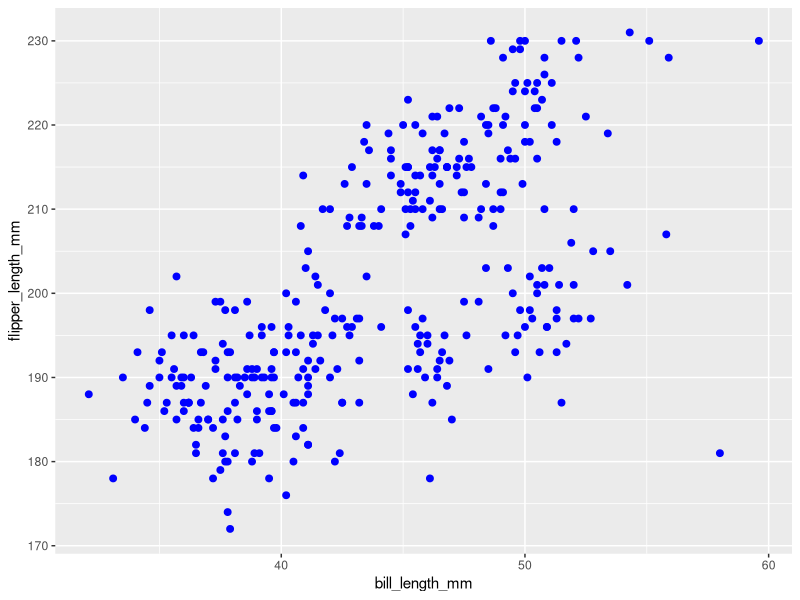
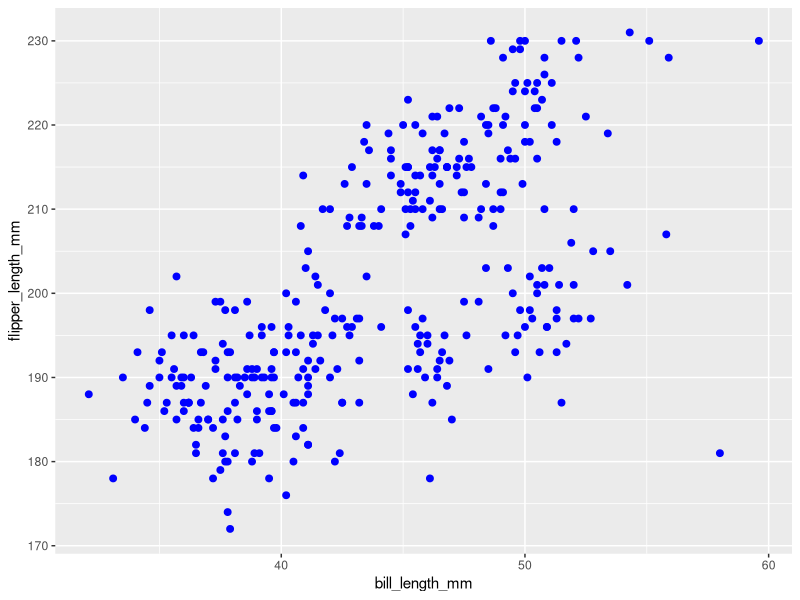

Source code (R) for these figures, in order:
## ---- chunk 1
knitr::opts_chunk$set(echo = TRUE)
## ---- chunk 2
library(tidyverse)
library(ggplot2)
## ---- chunk 3

prob1_df=
   tibble(
     samp = rnorm(10),
     samp_gt_0=samp>0,
     char_vec=c("a","b","c","d","e","f","g","h","i","j"),
     factor_vec=factor(c("low","low","low","mod","mod","mod","mod","high","high","high"))
   )
prob1_df
## ---- chunk 4
mean(pull(prob1_df,samp))
mean(pull(prob1_df,samp_gt_0))
mean(pull(prob1_df,char_vec))
mean(pull(prob1_df,factor_vec))
## ---- chunk 5
as.numeric(pull(prob1_df,samp_gt_0))
as.numeric(pull(prob1_df,char_vec))
as.numeric(pull(prob1_df,factor_vec))
## ---- chunk 6
as.numeric(pull(prob1_df,samp_gt_0))*pull(prob1_df,samp)
as.factor(pull(prob1_df,samp_gt_0))*pull(prob1_df,samp)
as.numeric(as.factor(pull(prob1_df,samp_gt_0)))*pull(prob1_df,samp)

## ---- chunk 7
data("penguins", package = "palmerpenguins")

mean(pull(penguins,flipper_length_mm),na.rm=T)
## ---- chunk 8

plot_data<-data.frame(
  bill_length_mm=penguins$bill_length_mm,
  flipper_length_mm=penguins$flipper_length_mm
)

ggplot(plot_data,aes(x=bill_length_mm, y=flipper_length_mm))+geom_point(size=2,shape=19, color="blue")
ggsave("plot_data.png")
